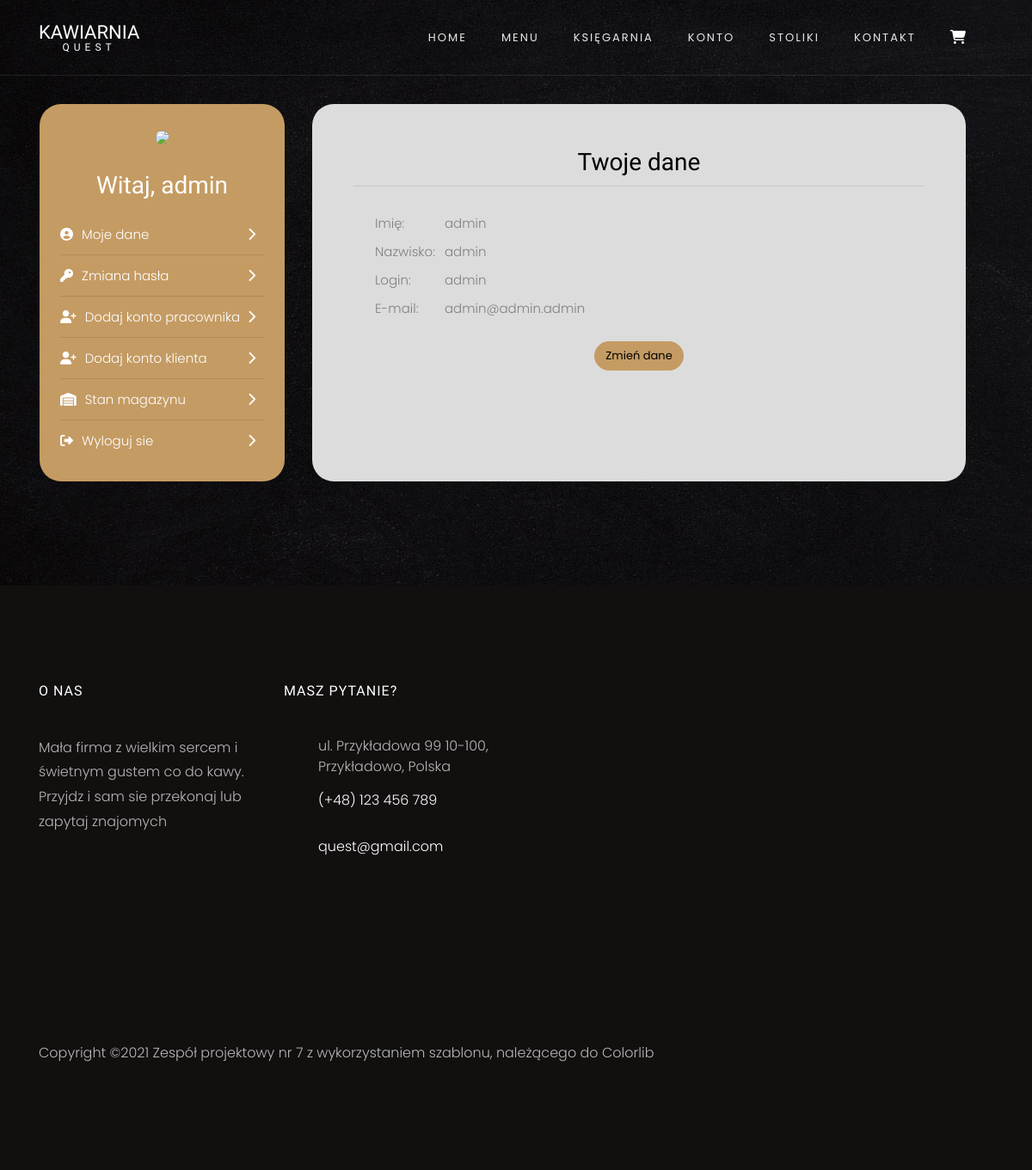
Page /konto/moje_dane (signed in) on the earlier database version.
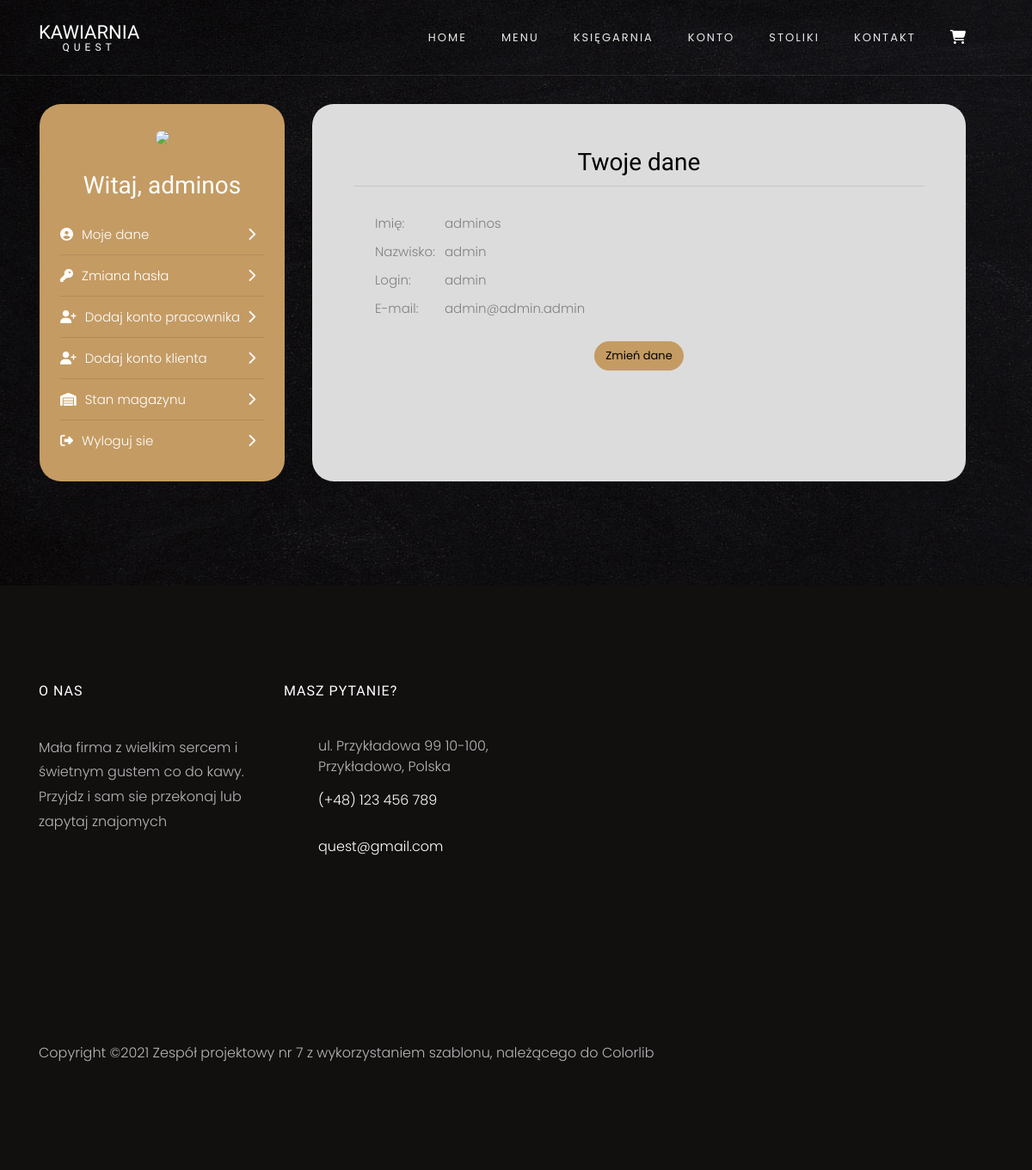
Same page on the later database version.
### Quest/tabels.py (models this page shows)
class User(UserMixin, db.Model):
    __tablename__ = "users"
    id = db.Column(db.Integer, primary_key=True)
    login = db.Column(db.String(250), nullable=False)
    password = db.Column(db.String(250), nullable=False)
    first_name = db.Column(db.String(250), nullable=False)
    last_name = db.Column(db.String(250), nullable=False)
    email = db.Column(db.String(250), nullable=False)
    privileges = db.Column(db.String(250), nullable=False, server_default="User")
    client = relationship("Client", uselist=False, back_populates="user")
    worker = relationship("Worker", uselist=False, back_populates="user")

### Quest/routes.py (the view)
@app.route("/konto/moje_dane")
@login_required
def account_data():
    return render_template("account/mydata.html")

### Quest/routes.py (called while the page is built)
@login_manager.user_loader
def load_user(user_id):
    return db.session.query(User).get(user_id)

### Quest/templates/account/mydata.html (shortened to what this page needs)
{% extends "account/account.html" %}
{% block head %}
{{ super() }}
{% endblock %}
{% block account_page %}
<h3 class="text-center mb-2" style="color:black">Twoje dane</h3><hr>
<table style="margin:24px;">
    <tr>
        <td>Imię:</td>
        <td>{{ current_user.first_name }}</td>
    </tr>
        <tr>
        <td>Nazwisko:</td>
        <td>{{ current_user.last_name }}</td>
    </tr>
        <tr>
        <td>Login:</td>
        <td>{{ current_user.login }}</td>
    </tr>
        <tr>
        <td>E-mail:</td>
        <td>{{ current_user.email }}</td>
    </tr>
</table>
<div class="text-center"><a href="{{url_for('edit_account_data')}}" class="btn btn-primary" style="border-radius:25px">Zmień dane</a></div>
{% endblock %}

### Quest/templates/account/account.html (shortened to what this page needs)
{% import "bootstrap/wtf.html" as wtf %}
{% extends "base.html" %}
{% block head %}
{{ super() }}
{% endblock %}
{% block content %}
<section class="ftco-section contact-section">
    <div class="container">
        <div class="row">
            <div class="col-xl-3 col-lg-4  p-4 m-3 text-center" style="background-color:#c49b63; border-radius: 25px;">
                <img src="https://www.w3schools.com/howto/img_avatar.png" style="width:100px; border-radius: 50px;">
                <h3 class="my-4">Witaj, {{current_user.first_name}}</h3>
                {% if current_user.privileges == "Admin"%}
                <a href="{{url_for('account_data')}}" style="color:white"><p><i class="fas fa-user-circle"></i>Moje dane<span style="float:right;"><i class="fas fa-chevron-right"></i></span></p></a>
                <hr>
                <a href="{{url_for('account_password')}}" style="color:white"><p><i class="fas fa-key"></i>Zmiana hasła<span style="float:right;"><i class="fas fa-chevron-right"></i></span></p></a>
                <hr>
                <a href="{{url_for('create_new_worker')}}" style="color:white"><p><i class="fas fa-user-plus"></i>Dodaj konto pracownika<span style="float:right;"><i class="fas fa-chevron-right"></i></span></p></a>
                <hr>
                <a href="{{url_for('create_new_client')}}" style="color:white"><p><i class="fas fa-user-plus"></i>Dodaj konto klienta<span style="float:right;"><i class="fas fa-chevron-right"></i></span></p></a>
                <hr>
                <a href="{{url_for('check_stock')}}" style="color:white"><p><i class="fas fa-warehouse"></i>Stan magazynu<span style="float:right;"><i class="fas fa-chevron-right"></i></span></p></a>
                <hr>
                {% endif %}
                <a href="{{url_for('logout')}}" style="color:white"><p><i class="fas fa-sign-out-alt"></i>Wyloguj sie<span style="float:right;"><i class="fas fa-chevron-right"></i></span></p></a>
            </div>
            <div class="col-xl-8 col-lg-7 p-5 m-3" style="background-color:Gainsboro; border-radius: 25px; max-height:700px; overflow:auto;">
                {% block account_page %}
                {% endblock %}
            </div>
        </div>
    </div>
</section>
{% endblock %}

Differences in the rows shown:
changed User "admin": first_name "admin" → "adminos"
